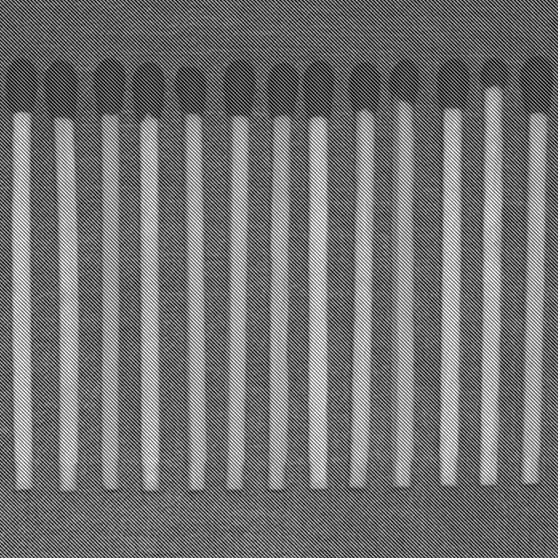
%> input picture examenParcial2EmilianoIIA/Fig1.tif, 558 x 558 px
$ octave Problema5Examen.m   (GNU Octave 9; MATLAB toolbox functions it lacks are replaced by stand-ins)
%> lines starting %> are read from the running program, lines starting %| are printed output that depends on the picture
### examenParcial2EmilianoIIA/spfilt.m
function f = spfilt(g, type, m, n, parameter)
%SPFILT Performs linear and nonlinear spatial filtering.
%   F = SPFILT(G, TYPE, M, N, PARAMETER) performs spatial filtering
%   of image G using a TYPE filter of size M-by-N. Valid calls to
%   SPFILT are as follows:
%
%     F = SPFILT(G, 'amean', M, N)       Arithmetic mean filtering.
%     F = SPFILT(G, 'gmean', M, N)       Geometric mean filtering.
%     F = SPFILT(G, 'hmean', M, N)       Harmonic mean filtering.
%     F = SPFILT(G, 'chmean', M, N, Q)   Contraharmonic mean
%                                        filtering of order Q. The
%                                        default is Q = 1.5.
%     F = SPFILT(G, 'median', M, N)      Median filtering.
%     F = SPFILT(G, 'max', M, N)         Max filtering.
%     F = SPFILT(G, 'min', M, N)         Min filtering.
%     F = SPFILT(G, 'midpoint', M, N)    Midpoint filtering.
%     F = SPFILT(G, 'atrimmed', M, N, D) Alpha-trimmed mean filtering.
%                                        Parameter D must be a
%                                        nonnegative even integer;
%                                        its default value is D = 2.
%
%   The default values when only G and TYPE are input are M = N = 3,
%   Q = 1.5, and D = 2.

%   Copyright 2002-2004 R. C. Gonzalez, R. E. Woods, & S. L. Eddins
%   Digital Image Processing Using MATLAB, Prentice-Hall, 2004
%   $Revision: 1.6 $  $Date: 2003/10/27 20:07:00 $

% Process inputs.
if nargin == 2
   m = 3; n = 3; Q = 1.5; d = 2;
elseif nargin == 5
   Q = parameter; d = parameter;
elseif nargin == 4
   Q = 1.5; d = 2;
else
   error('Wrong number of inputs.');
end

% Do the filtering.
switch type
case 'amean'
   w = fspecial('average', [m n]);
   f = imfilter(g, w, 'replicate');
case 'gmean'
   f = gmean(g, m, n);
case 'hmean'
   f = harmean(g, m, n);
case 'chmean'
   f = charmean(g, m, n, Q);
case 'median'
   f = medfilt2(g, [m n], 'symmetric');
case 'max'
   f = ordfilt2(g, m*n, ones(m, n), 'symmetric');
case 'min'
   f = ordfilt2(g, 1, ones(m, n), 'symmetric');
case 'midpoint'
   f1 = ordfilt2(g, 1, ones(m, n), 'symmetric');
   f2 = ordfilt2(g, m*n, ones(m, n), 'symmetric');
   f = imlincomb(0.5, f1, 0.5, f2);
case 'atrimmed'
   if (d <= 0) | (d/2 ~= round(d/2))
      error('d must be a positive, even integer.')
   end
   f = alphatrim(g, m, n, d);
otherwise
   error('Unknown filter type.')
end

%-------------------------------------------------------------------%
function f = gmean(g, m, n)
%  Implements a geometric mean filter.
inclass = class(g);
g = im2double(g);
% Disable log(0) warning.
warning off;
f = exp(imfilter(log(g), ones(m, n), 'replicate')).^(1 / m / n);
warning on;
f = changeclass(inclass, f);

%-------------------------------------------------------------------%
% [6 lines left out: function harmean, not called in this run]

%-------------------------------------------------------------------%
% [7 lines left out: function charmean, not called in this run]

%-------------------------------------------------------------------%
% [13 lines left out: function alphatrim, not called in this run]

### examenParcial2EmilianoIIA/changeclass.m
function image = changeclass(class, varargin)
%CHANGECLASS changes the storage class of an image.
%  I2 = CHANGECLASS(CLASS, I);
%  RGB2 = CHANGECLASS(CLASS, RGB);
%  BW2 = CHANGECLASS(CLASS, BW);
%  X2 = CHANGECLASS(CLASS, X, 'indexed');

%  Copyright 1993-2002 The MathWorks, Inc.  Used with permission.
%  $Revision: 1.2 $  $Date: 2003/02/19 22:09:58 $

switch class
case 'uint8'
   image = im2uint8(varargin{:});
case 'uint16'
   image = im2uint16(varargin{:});
case 'double'
   image = im2double(varargin{:});
otherwise
   error('Unsupported IPT data class.');
end

### examenParcial2EmilianoIIA/Problema5Examen.m
clear all
close all
clc

fig1=imread('Fig1.tif');
%> fig1 is the input picture: size 558x558 uint8; min 0, max 255, mean 115
fig2=imread('Fig2.tif');
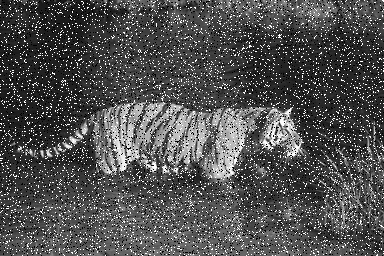
%> input picture examenParcial2EmilianoIIA/Fig2.tif, 384 x 256 px
%> fig2 is the input picture: size 256x384 uint8; min 0, max 255, mean 80.3
fig3=imread('Fig3.tif');
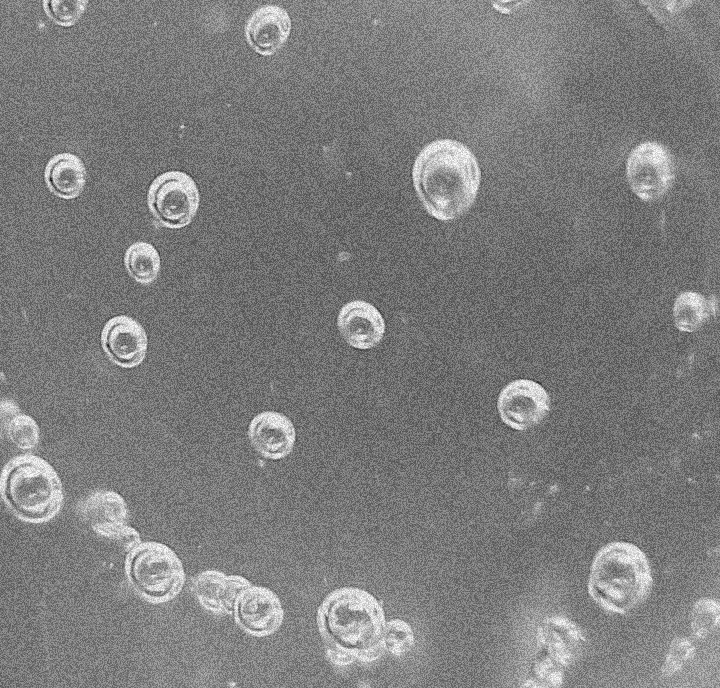
%> input picture examenParcial2EmilianoIIA/Fig3.tif, 720 x 688 px
%> fig3 is the input picture: size 688x720 uint8; min 0, max 255, mean 125.7
fig4=imread('Fig4.tif');
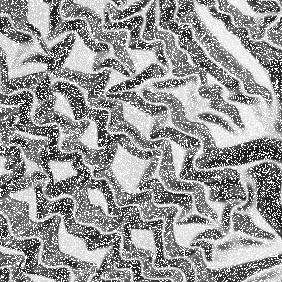
%> input picture examenParcial2EmilianoIIA/Fig4.tif, 282 x 282 px
%> fig4 is the input picture: size 282x282 uint8; min 20, max 255, mean 154.9
%FIG3
res3 = spfilt(fig3, 'gmean', 3, 3); %filtro geometrico
imshow(res3)
% para ruido normal
%> (the run ends here)
